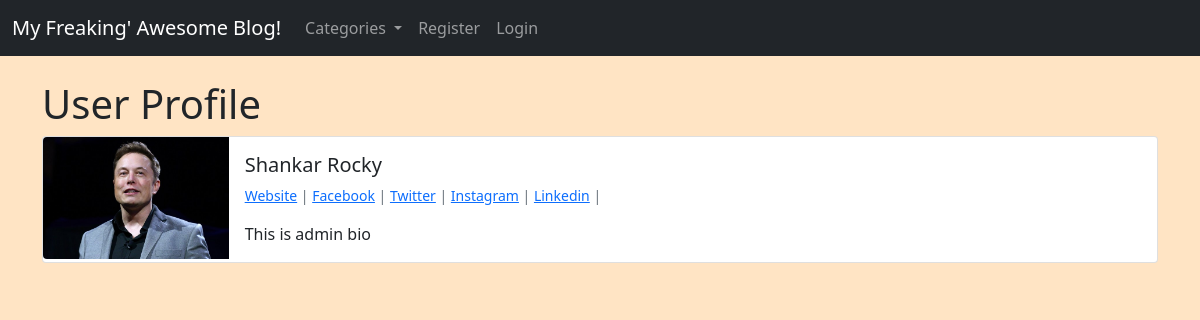
/members/1/profile/, run on the app's committed database.
### myblog/models.py (models this page shows, shortened)
class Profile(models.Model):
    user = models.OneToOneField(User,null=True,on_delete=models.CASCADE)
    bio = models.TextField()
    profile_pic = models.ImageField(null=True,blank=True,upload_to="images/profile/")
    website_url = models.CharField(max_length=255,blank=True,null=True)
    facebook_url = models.CharField(max_length=255,blank=True,null=True)
    twitter_url = models.CharField(max_length=255,blank=True,null=True)
    instagram_url = models.CharField(max_length=255,blank=True,null=True)
    linkedin_url = models.CharField(max_length=255,blank=True,null=True)

### members/views.py (the view)
# urls.py: path('<int:pk>/profile/',ShowProfilePageView.as_view(),name='show_profile_page'),
class ShowProfilePageView(DetailView):
    model = Profile
    template_name = 'registration/user_profile.html'
    def get_context_data(self,*args,**kwargs):
        context = super(ShowProfilePageView,self).get_context_data(*args,**kwargs)
        page_user = get_object_or_404(Profile,id=self.kwargs['pk'])
        context["page_user"] = page_user
        return context

### members/templates/registration/user_profile.html
{% extends 'base.html' %}
{% load static %}
{% block content %}
{% load static %}
<link rel="stylesheet" href="{% static 'login_styles.css'%}">
<h1>User Profile</h1>
<div class="card mb-3">
    <div class="row g-0">
      <div class="col-md-2">
       {% if page_user.profile_pic %}
        <img src="{{page_user.profile_pic.url}}" class="img-fluid rounded-start" alt="profile_picture">
        {% else %}
        <img src="{% static 'myblog/images/elon.jpg' %}" class="card-img" alt="profile_pic">
        {% endif %}
      </div>
      <div class="col-md-10">
        <div class="card-body">
          <h5 class="card-title">{{page_user.user.first_name}}  {{page_user.user.last_name}}</h5>
          <p class="small text-muted">
             {% if page_user.website_url %}
            <a href="{{page_user.website_url}}">Website</a> |
            {% endif %}
            {% if page_user.facebook_url %}
            <a href="{{page_user.facebook_url}}">Facebook</a> |
            {% endif %}
            {% if page_user.twitter_url %}
            <a href="{{page_user.twitter_url}}">Twitter</a> |
            {% endif %}
            {% if page_user.instagram_url %}
            <a href="{{page_user.instagram_url}}">Instagram</a> |
            {% endif %}
            {% if page_user.linkedin_url %}
            <a href="{{page_user.linkedin_url}}">Linkedin</a> |
            {% endif %}
          </p>
          <p class="card-text">{{page_user.bio}}</p>
        </div>
      </div>
    </div>
</div>
{% endblock %}

### members/static/login_styles.css (style rules this page uses)
body { background-color: bisque; }

### data on the page
Profile: profile_pic (picture), user.first_name "Shankar", user.last_name "Rocky", bio "This is admin bio"
